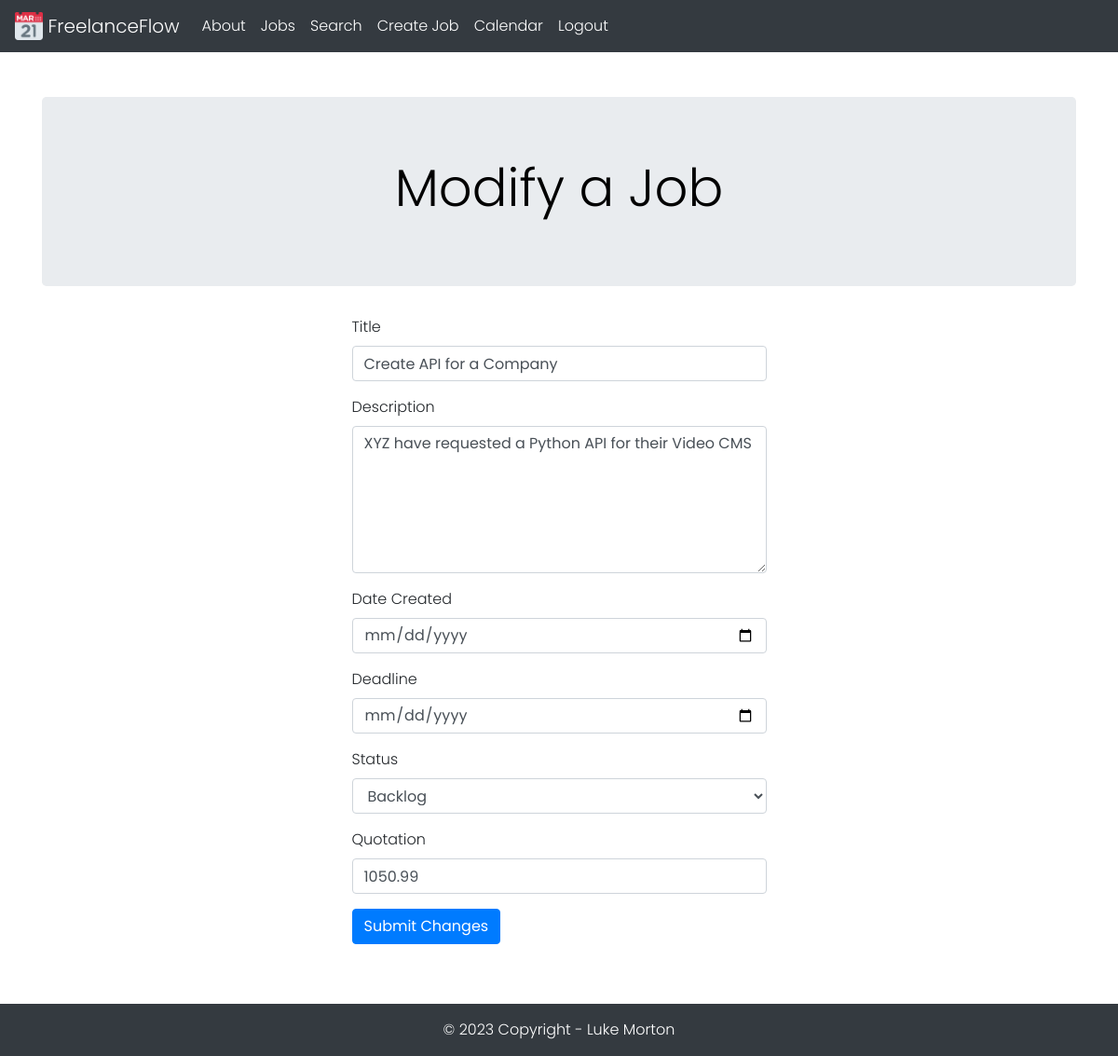
The page /1/modifyjob (signed in) on the database as committed earlier.
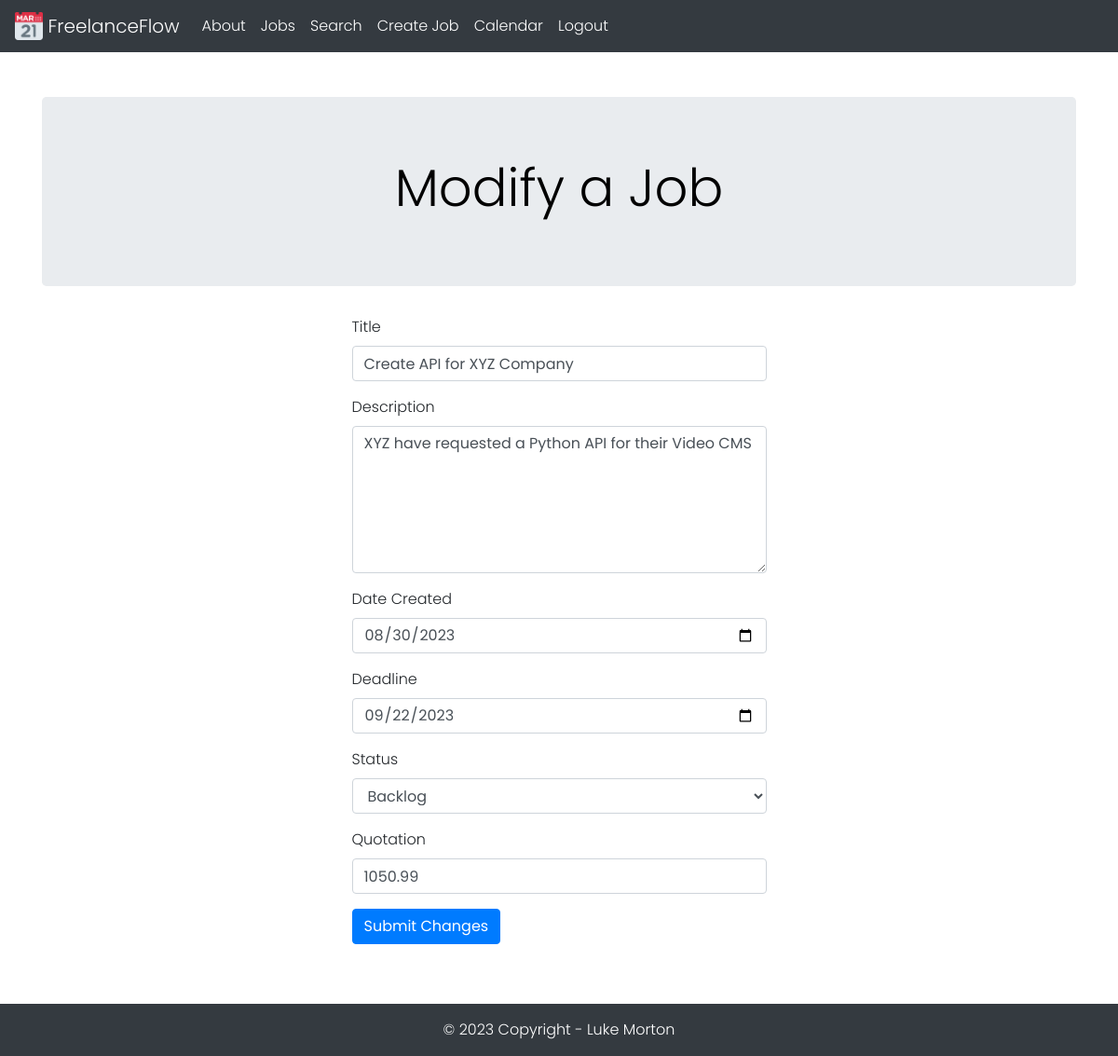
The same page on the database as committed later.
### tables this page shows
CREATE TABLE Jobs (
    jobid INTEGER PRIMARY KEY AUTOINCREMENT,
    title TEXT NOT NULL,
    description TEXT NOT NULL,
    datecreated TEXT NOT NULL,
    deadline TEXT NOT NULL,
    status TEXT NOT NULL,
    quotation REAL NOT NULL,
    createdby INTEGER,
    FOREIGN KEY (createdby) REFERENCES Users(userid)
);

### application.py (the view, shortened to what this page needs)
@app.route('/<int:job_id>/modifyjob', methods=('GET', 'POST'))
@login_required
def modifyjob(job_id):
    job = get_job(job_id)
    return render_template('modifyjob.html', job=job)

### application.py (called while the page is built)
def database_connection():
    conn = sqlite3.connect('freelanceflow.db')
    conn.row_factory = sqlite3.Row
    return conn

@login_manager.user_loader
def load_user(user_id):
    conn = database_connection()
    user_data = conn.execute('SELECT * FROM Users WHERE userid = ?', (user_id,)).fetchone()
    conn.close()
    if user_data is None:
        return None
    user = User(user_data['userid'], user_data['emailaddress'], user_data['password'], user_data['firstname'], user_data['lastname'], user_data['username'], user_data['accounttype'])
    return user

def get_job(job_id):
    conn = database_connection()
    job = conn.execute('SELECT * FROM Jobs WHERE jobid = ?', (job_id,)).fetchone()
    conn.close()
    if job is None:
        abort(404)
    return job

### templates/modifyjob.html (shortened to what this page needs)
{% extends 'base.html' %}
{% block jumbotron_title %} Modify a Job {% endblock %}
{% block content %}
    <div class="container">
        <div class="row justify-content-center">
            <div class="col-md-5">
                <form method="POST">
                    <div class="form-group">
                        <label for="title">Title</label>
                        <input type="text" class="form-control" name="title" placeholder="Job title" value="{{ request.form['title'] or job['title'] }}" required>
                    </div>
                    <div class="form-group">
                        <label for="content">Description</label>
                        <textarea class="form-control" name="description" placeholder="Enter details about the job here..." rows="6" required>{{ request.form['description'] or job['description'] }}</textarea>
                    </div>
                    <div class="form-group">
                        <label for="datecreated">Date Created</label>
                        <input type="date" class="form-control" name="datecreated" value="{{ request.form['datecreated'] or job['datecreated'] }}" required>
                    </div>
                    <div class="form-group">
                        <label for="deadline">Deadline</label>
                        <input type="date" class="form-control" name="deadline" value="{{ request.form['deadline'] or job['deadline'] }}" required>
                    </div>
                    <div class="form-group">
                        <label for="status">Status</label>
                        <select class="form-control" name="status" required>
                            <option value="Backlog" {% if job['status'] == 'Backlog' %}selected{% endif %}>Backlog</option>
                        </select>
                    </div>
                    <div class="form-group">
                        <label for="status">Quotation</label>
                        <input type="text" class="form-control" name="quotation" aria-label="Amount (to the nearest Euro)" value="{{ request.form['quotation'] or job['quotation'] }}" required>
                    </div>
                    <button type="submit" class="btn btn-primary">Submit Changes</button>
                </form>
            </div>
        </div>
    </div>
{% endblock %}

Rows that differ between the two databases and show on the page:
changed Jobs "XYZ have requested a Python API for their Video CMS": title "Create API for a Company" → "Create API for XYZ Company"; datecreated (not shown) → "08/30/2023"; deadline (not shown) → "09/22/2023"
